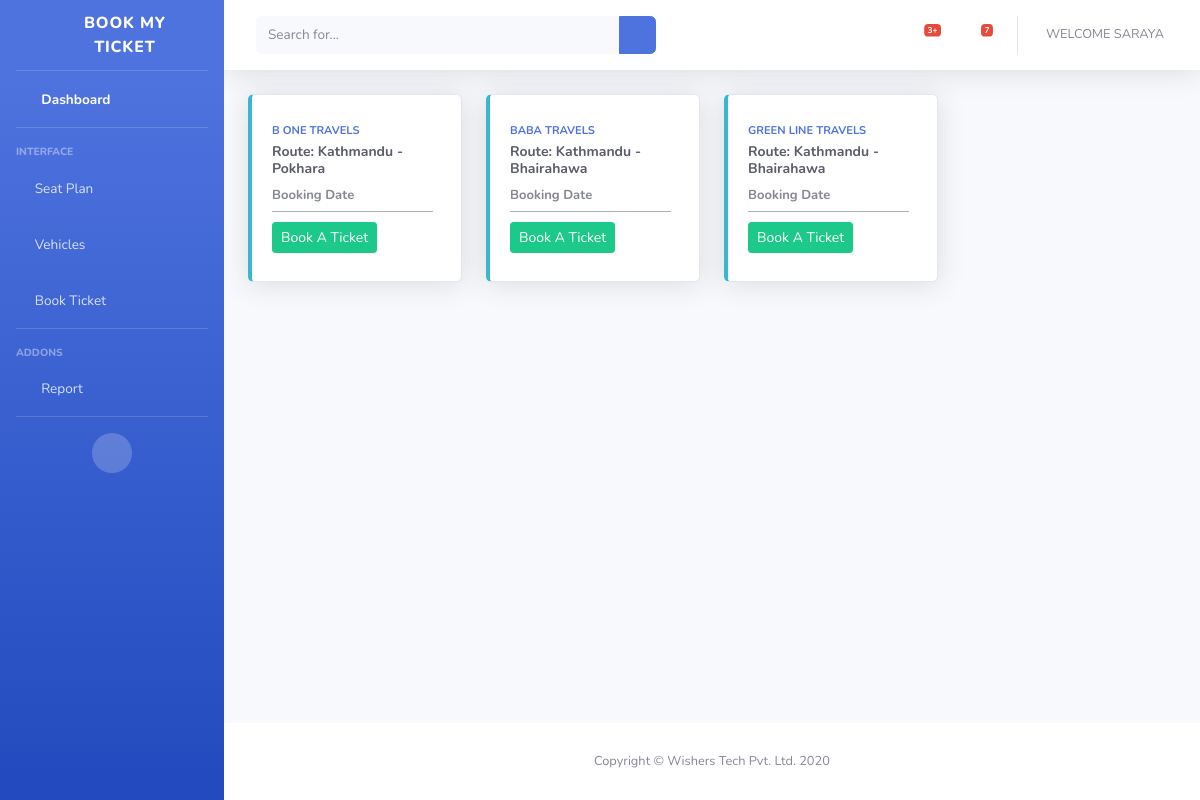
The page /newbooking/ (signed in) on the database its author committed.
### ticketsystem/models.py (models this page shows, shortened)
class Vehicle(models.Model):
    vehicle_name=models.CharField(max_length=100, db_index=True, null=True)
    vehicle_number=models.CharField(max_length=20, null=True)
    facility=models.ManyToManyField(Facility)
    category=models.ForeignKey(Category, related_name='vehiclecategory', null=True, on_delete=models.SET_NULL)
    departurefrom=models.IntegerField(null=True)
    departureto=models.IntegerField(null=True)
    departuretime=models.TimeField()
    seatplan=models.ForeignKey(SeatPlan, null=True, on_delete=models.SET_NULL)
    seatcapacity=models.PositiveIntegerField(null=True)
    ticketprice=models.PositiveIntegerField()
    vehicleowner=models.ForeignKey(VehicleCompany,related_name='company', null=True, on_delete=models.SET_NULL)
    vehicle_photo=models.ImageField(null=True,blank=True)
    slug=models.SlugField(max_length=100,db_index=True, unique=True)
    boardingpointone=models.CharField(max_length=200,null=True, blank=True)
    boardingpointtwo=models.CharField(max_length=200,null=True, blank=True)
    boardingpointthree=models.CharField(max_length=200,null=True, blank=True)
    dropoffpointone=models.CharField(max_length=200,null=True, blank=True)
    dropoffpointtwo=models.CharField(max_length=200,null=True, blank=True)
    dropoffpointthree=models.CharField(max_length=200,null=True, blank=True)
    class Meta:
        ordering=('vehicle_name',)
        index_together=(('id','slug'))

class RouteDestination(models.Model):
    destinationlocation=models.CharField(max_length=100)
    class Meta:
        ordering=('destinationlocation',)
        verbose_name='route'
        verbose_name_plural='routes'

### ticketsystem/decorators.py (the view)
        def wrapper_func(request, *args, **kwargs):
            statusinfo=VehicleCompany.objects.get(user_auth=request.user)
            print(statusinfo.account_status)
            if statusinfo.account_status in allowed_user:
                return view_func(request, *args, **kwargs)
            elif statusinfo.account_status == 'Pending':
                return redirect('/pending/')
            else:
                return redirect('/deactivated/')

### ticketsystem/views.py (called while the page is built)
@active_users(allowed_user=['Active'])
def newbooking(request):
    statusinfo=VehicleCompany.objects.get(user_auth=request.user)
    route_location=RouteDestination.objects.all()
    owner=VehicleCompany.objects.get(user_auth=request.user.id)
    vehicles=Vehicle.objects.filter(vehicleowner=owner.id)
    context={'vehicles':vehicles,'route_location':route_location,'statusinfo':statusinfo}
    return render(request,'ticketsystem/vehicleticket.html',context)

### ticketsystem/templates/ticketsystem/vehicleticket.html
{% extends 'ticketsystem/vendorLoggedIn.html' %}
{% block content %}
<div class="container-fluid">
  <div class="row">
  {% for vehicle in vehicles %}
    <div class="col-xl-3 col-md-6 mb-4">
      <div class="card border-left-info shadow h-100 py-2">
        <div class="card-body">
          <div class="row no-gutters align-items-center">
            <div class="col mr-2">
              <div class="text-xs font-weight-bold text-primary text-uppercase mb-1">{{vehicle.vehicle_name}}</div>
              <div class="h5 mb-0 font-weight-bold text-gray-800 vehicle-route">Route:
                {% for location in route_location %}
                {% if location.id == vehicle.departurefrom %}
                {{location.destinationlocation}}
                {% endif %}
                {% endfor %} -
                {% for location in route_location %}
                {% if location.id == vehicle.departureto %}
                {{location.destinationlocation}}
                {% endif %}
                {% endfor %}
              </div>
              <input class="datepicker form-control" type="text" placeholder="Booking Date"/>
              <a href="/reservation/{{vehicle.id}}/" class="btn btn-success btn-icon-split btn-sm bookticket">
                <span class="text">Book A Ticket</span>
              </a>
              </div>
          </div>
        </div>
      </div>
    </div>
  {% endfor %}
  </div>
</div>
{% endblock %}

### ticketsystem/templates/ticketsystem/topnavigation.html (shortened to what this page needs)
<nav class="navbar navbar-expand navbar-light bg-white topbar mb-4 static-top shadow">
    <form class="d-none d-sm-inline-block form-inline mr-auto ml-md-3 my-2 my-md-0 mw-100 navbar-search">
      <div class="input-group">
        <input type="text" class="form-control bg-light border-0 small" placeholder="Search for..." aria-label="Search" aria-describedby="basic-addon2">
        <div class="input-group-append">
          <button class="btn btn-primary" type="button">
            <i class="fas fa-search fa-sm"></i>
          </button>
        </div>
      </div>
    </form>
    <ul class="navbar-nav ml-auto">
      <li class="nav-item dropdown no-arrow mx-1">
        <a class="nav-link dropdown-toggle" href="#" id="alertsDropdown" role="button" data-toggle="dropdown" aria-haspopup="true" aria-expanded="false">
          <i class="fas fa-bell fa-fw"></i>
          <span class="badge badge-danger badge-counter">3+</span>
        </a>
      </li>
      <li class="nav-item dropdown no-arrow mx-1">
        <a class="nav-link dropdown-toggle" href="#" id="messagesDropdown" role="button" data-toggle="dropdown" aria-haspopup="true" aria-expanded="false">
          <i class="fas fa-envelope fa-fw"></i>
          <span class="badge badge-danger badge-counter">7</span>
        </a>
      </li>
      <li class="nav-item dropdown no-arrow">
        <a class="nav-link dropdown-toggle" href="#" id="userDropdown" role="button" data-toggle="dropdown" aria-haspopup="true" aria-expanded="false">
          <span class="mr-2 d-none d-lg-inline text-gray-600 small userprofile">Welcome {{request.user}}</span>
        </a>
      </li>
    </ul>
  </nav>

### static/css/main.css (style rules this page uses)
.userprofile { text-transform: uppercase; }
h5, .h5 { font-size: 1rem; }
.datepicker { font-weight: 700; border:0; border-bottom:1px solid #b0b1b8; margin-bottom: 10px; border-radius: 0; font-size: 13px; padding: 10px 0; }
.vehicle-route { font-size: 14px; }

### rows shown on the page
Vehicle: vehicle_name "B ONE TRAVELS"
RouteDestination: destinationlocation "Kathmandu"
RouteDestination: destinationlocation "Pokhara"
Vehicle: vehicle_name "BABA TRAVELS"
RouteDestination: destinationlocation "Bhairahawa"
Vehicle: vehicle_name "GREEN LINE TRAVELS"

### other values the page prints
{{ request.user }} "SARAYA"
